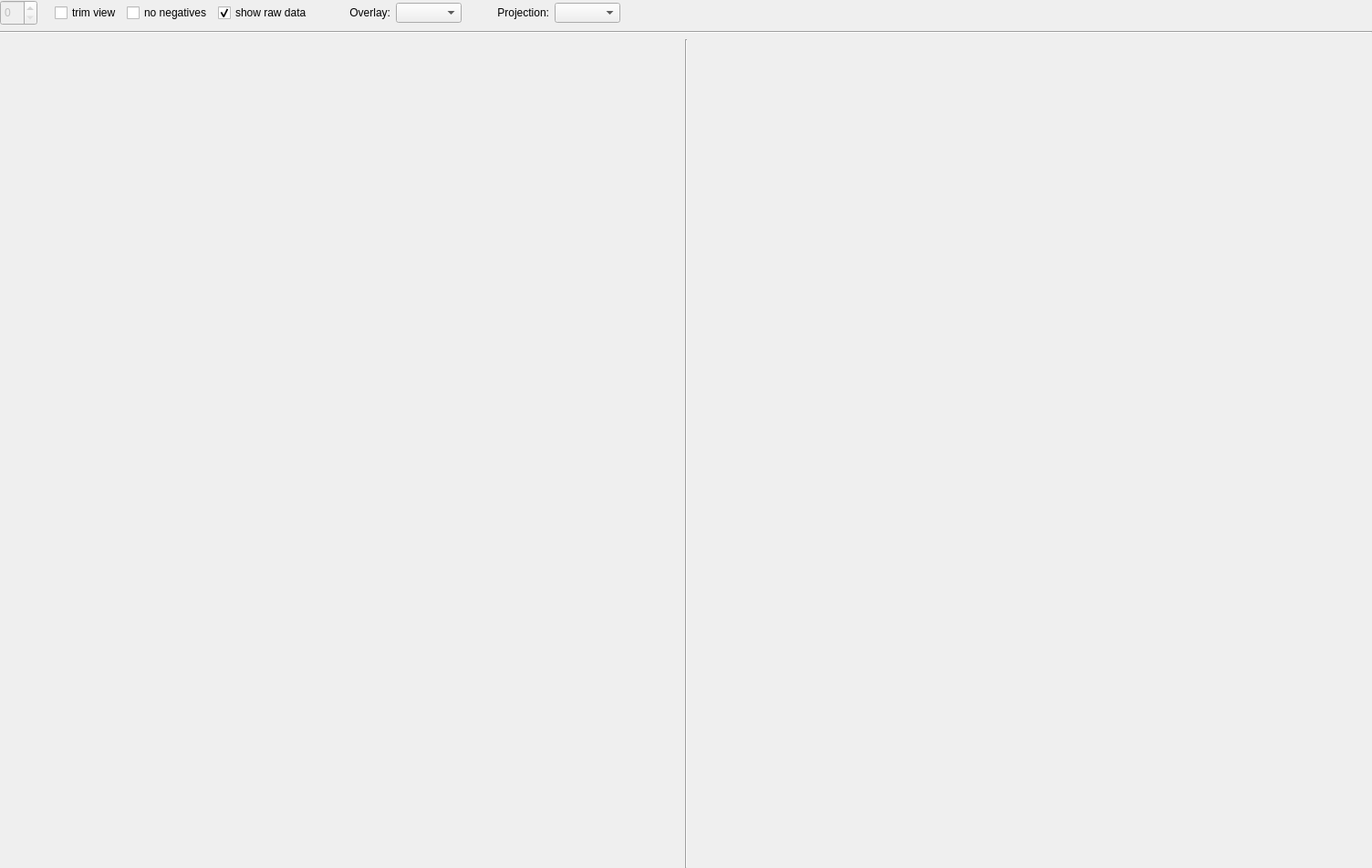
<?xml version="1.0" encoding="UTF-8"?>
<ui version="4.0">
 <class>ViewEvent</class>
 <widget class="QWidget" name="ViewEvent">
  <property name="geometry">
   <rect>
    <x>0</x>
    <y>0</y>
    <width>1504</width>
    <height>952</height>
   </rect>
  </property>
  <property name="windowTitle">
   <string>Energy Calibration</string>
  </property>
  <property name="windowIcon">
   <iconset>
    <normaloff>:/new/icons/qpx.xpm</normaloff>:/new/icons/qpx.xpm</iconset>
  </property>
  <layout class="QGridLayout" name="gridLayout">
   <property name="leftMargin">
    <number>0</number>
   </property>
   <property name="topMargin">
    <number>0</number>
   </property>
   <property name="rightMargin">
    <number>0</number>
   </property>
   <property name="bottomMargin">
    <number>0</number>
   </property>
   <property name="spacing">
    <number>6</number>
   </property>
   <item row="0" column="0">
    <layout class="QHBoxLayout" name="horizontalLayout">
     <item>
      <widget class="QSpinBox" name="spinEventIdx">
       <property name="enabled">
        <bool>false</bool>
       </property>
       <property name="sizePolicy">
        <sizepolicy hsizetype="Minimum" vsizetype="Fixed">
         <horstretch>0</horstretch>
         <verstretch>0</verstretch>
        </sizepolicy>
       </property>
       <property name="minimumSize">
        <size>
         <width>0</width>
         <height>28</height>
        </size>
       </property>
      </widget>
     </item>
     <item>
      <widget class="QLabel" name="labelOfTotal">
       <property name="sizePolicy">
        <sizepolicy hsizetype="Minimum" vsizetype="Preferred">
         <horstretch>0</horstretch>
         <verstretch>0</verstretch>
        </sizepolicy>
       </property>
       <property name="text">
        <string/>
       </property>
      </widget>
     </item>
     <item>
      <widget class="QCheckBox" name="checkTrim">
       <property name="text">
        <string>trim view</string>
       </property>
      </widget>
     </item>
     <item>
      <widget class="QCheckBox" name="checkNoneg">
       <property name="text">
        <string>no negatives</string>
       </property>
      </widget>
     </item>
     <item>
      <widget class="QCheckBox" name="checkRaw">
       <property name="text">
        <string>show raw data</string>
       </property>
       <property name="checked">
        <bool>true</bool>
       </property>
      </widget>
     </item>
     <item>
      <widget class="QLabel" name="label_2">
       <property name="minimumSize">
        <size>
         <width>80</width>
         <height>0</height>
        </size>
       </property>
       <property name="text">
        <string>Overlay:</string>
       </property>
       <property name="alignment">
        <set>Qt::AlignRight|Qt::AlignTrailing|Qt::AlignVCenter</set>
       </property>
      </widget>
     </item>
     <item>
      <widget class="QComboBox" name="comboOverlay"/>
     </item>
     <item>
      <widget class="QLabel" name="label_3">
       <property name="minimumSize">
        <size>
         <width>90</width>
         <height>0</height>
        </size>
       </property>
       <property name="text">
        <string>Projection:</string>
       </property>
       <property name="alignment">
        <set>Qt::AlignRight|Qt::AlignTrailing|Qt::AlignVCenter</set>
       </property>
      </widget>
     </item>
     <item>
      <widget class="QComboBox" name="comboProjection"/>
     </item>
     <item>
      <widget class="QLabel" name="label">
       <property name="sizePolicy">
        <sizepolicy hsizetype="MinimumExpanding" vsizetype="Preferred">
         <horstretch>0</horstretch>
         <verstretch>0</verstretch>
        </sizepolicy>
       </property>
       <property name="text">
        <string/>
       </property>
      </widget>
     </item>
    </layout>
   </item>
   <item row="2" column="0">
    <layout class="QHBoxLayout" name="horizontalLayout_2">
     <property name="spacing">
      <number>6</number>
     </property>
     <item>
      <widget class="ViewRecord" name="eventX" native="true">
       <property name="sizePolicy">
        <sizepolicy hsizetype="Preferred" vsizetype="MinimumExpanding">
         <horstretch>0</horstretch>
         <verstretch>0</verstretch>
        </sizepolicy>
       </property>
      </widget>
     </item>
     <item>
      <widget class="Line" name="line">
       <property name="minimumSize">
        <size>
         <width>6</width>
         <height>0</height>
        </size>
       </property>
       <property name="orientation">
        <enum>Qt::Vertical</enum>
       </property>
      </widget>
     </item>
     <item>
      <widget class="ViewRecord" name="eventY" native="true">
       <property name="sizePolicy">
        <sizepolicy hsizetype="Preferred" vsizetype="MinimumExpanding">
         <horstretch>0</horstretch>
         <verstretch>0</verstretch>
        </sizepolicy>
       </property>
      </widget>
     </item>
    </layout>
   </item>
   <item row="1" column="0">
    <widget class="Line" name="line_2">
     <property name="orientation">
      <enum>Qt::Horizontal</enum>
     </property>
    </widget>
   </item>
  </layout>
 </widget>
 <customwidgets>
  <customwidget>
   <class>ViewRecord</class>
   <extends>QWidget</extends>
   <header>ViewRecord.h</header>
   <container>1</container>
  </customwidget>
 </customwidgets>
 <resources/>
 <connections/>
</ui>
